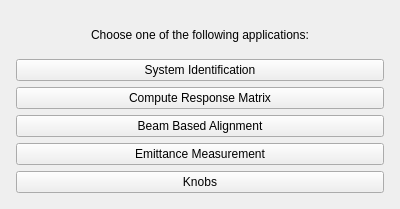
<?xml version="1.0" encoding="UTF-8"?>
<ui version="4.0">
 <class>MainWindow</class>
 <widget class="QMainWindow" name="MainWindow">
  <property name="geometry">
   <rect>
    <x>0</x>
    <y>0</y>
    <width>400</width>
    <height>209</height>
   </rect>
  </property>
  <property name="windowTitle">
   <string>SYSID</string>
  </property>
  <widget class="QWidget" name="centralwidget">
   <layout class="QVBoxLayout" name="verticalLayout_2">
    <property name="leftMargin">
     <number>16</number>
    </property>
    <property name="topMargin">
     <number>16</number>
    </property>
    <property name="rightMargin">
     <number>16</number>
    </property>
    <property name="bottomMargin">
     <number>16</number>
    </property>
    <item>
     <layout class="QVBoxLayout" name="verticalLayout">
      <item>
       <layout class="QHBoxLayout" name="horizontal_layout">
        <item>
         <layout class="QVBoxLayout" name="interfaces_buttons_layout">
          <item alignment="Qt::AlignHCenter">
           <widget class="QLabel" name="label_info">
            <property name="text">
             <string>Choose one of the following applications:</string>
            </property>
           </widget>
          </item>
          <item>
           <widget class="QPushButton" name="sysid_interface_button">
            <property name="sizePolicy">
             <sizepolicy hsizetype="Expanding" vsizetype="Fixed">
              <horstretch>0</horstretch>
              <verstretch>0</verstretch>
             </sizepolicy>
            </property>
            <property name="text">
             <string>System Identification</string>
            </property>
           </widget>
          </item>
          <item>
           <widget class="QPushButton" name="compute_matrix_button">
            <property name="sizePolicy">
             <sizepolicy hsizetype="Expanding" vsizetype="Fixed">
              <horstretch>0</horstretch>
              <verstretch>0</verstretch>
             </sizepolicy>
            </property>
            <property name="text">
             <string>Compute Response Matrix</string>
            </property>
           </widget>
          </item>
          <item>
           <widget class="QPushButton" name="bba_interface_button">
            <property name="sizePolicy">
             <sizepolicy hsizetype="Expanding" vsizetype="Fixed">
              <horstretch>0</horstretch>
              <verstretch>0</verstretch>
             </sizepolicy>
            </property>
            <property name="text">
             <string>Beam Based Alignment</string>
            </property>
           </widget>
          </item>
          <item>
           <widget class="QPushButton" name="emittance_interface_button">
            <property name="sizePolicy">
             <sizepolicy hsizetype="Expanding" vsizetype="Fixed">
              <horstretch>0</horstretch>
              <verstretch>0</verstretch>
             </sizepolicy>
            </property>
            <property name="text">
             <string>Emittance Measurement</string>
            </property>
           </widget>
          </item>
          <item>
           <widget class="QPushButton" name="knobs_interface_button">
            <property name="sizePolicy">
             <sizepolicy hsizetype="Expanding" vsizetype="Fixed">
              <horstretch>0</horstretch>
              <verstretch>0</verstretch>
             </sizepolicy>
            </property>
            <property name="text">
             <string>Knobs</string>
            </property>
           </widget>
          </item>
         </layout>
        </item>
       </layout>
      </item>
     </layout>
    </item>
   </layout>
  </widget>
 </widget>
 <resources/>
 <connections/>
</ui>
